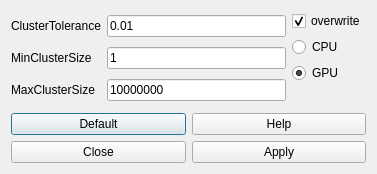
<?xml version="1.0" encoding="UTF-8"?>
<ui version="4.0">
 <class>EuclideanClusterExtractionDialog</class>
 <widget class="QDialog" name="EuclideanClusterExtractionDialog">
  <property name="geometry">
   <rect>
    <x>0</x>
    <y>0</y>
    <width>377</width>
    <height>174</height>
   </rect>
  </property>
  <property name="windowTitle">
   <string>Euclidean Cluster Extraction Dialog</string>
  </property>
  <property name="windowIcon">
   <iconset resource="../res/Registar.qrc">
    <normaloff>:/images/bunny.png</normaloff>:/images/bunny.png</iconset>
  </property>
  <layout class="QVBoxLayout" name="verticalLayout_2">
   <item>
    <layout class="QHBoxLayout" name="horizontalLayout">
     <item>
      <layout class="QGridLayout" name="gridLayout_2">
       <item row="0" column="0">
        <widget class="QLabel" name="clusterToleranceLabel">
         <property name="text">
          <string>ClusterTolerance</string>
         </property>
        </widget>
       </item>
       <item row="0" column="1">
        <widget class="QLineEdit" name="clusterToleranceLineEdit">
         <property name="text">
          <string>0.01</string>
         </property>
        </widget>
       </item>
       <item row="1" column="0">
        <widget class="QLabel" name="minClusterSizeLabel">
         <property name="text">
          <string>MinClusterSize</string>
         </property>
        </widget>
       </item>
       <item row="1" column="1">
        <widget class="QLineEdit" name="minClusterSizeLineEdit">
         <property name="text">
          <string>1</string>
         </property>
        </widget>
       </item>
       <item row="2" column="0">
        <widget class="QLabel" name="maxClusterSizeLabel">
         <property name="text">
          <string>MaxClusterSize</string>
         </property>
        </widget>
       </item>
       <item row="2" column="1">
        <widget class="QLineEdit" name="maxClusterSizeLineEdit">
         <property name="text">
          <string>10000000</string>
         </property>
        </widget>
       </item>
      </layout>
     </item>
     <item>
      <layout class="QVBoxLayout" name="verticalLayout">
       <item>
        <widget class="QCheckBox" name="overwriteCheckBox">
         <property name="text">
          <string>overwrite</string>
         </property>
         <property name="checked">
          <bool>true</bool>
         </property>
        </widget>
       </item>
       <item>
        <widget class="QRadioButton" name="cpuRadioButton">
         <property name="text">
          <string>CPU</string>
         </property>
         <property name="checked">
          <bool>false</bool>
         </property>
        </widget>
       </item>
       <item>
        <widget class="QRadioButton" name="gpuRadioButton">
         <property name="text">
          <string>GPU</string>
         </property>
         <property name="checked">
          <bool>true</bool>
         </property>
        </widget>
       </item>
       <item>
        <spacer name="verticalSpacer">
         <property name="orientation">
          <enum>Qt::Vertical</enum>
         </property>
         <property name="sizeHint" stdset="0">
          <size>
           <width>20</width>
           <height>40</height>
          </size>
         </property>
        </spacer>
       </item>
      </layout>
     </item>
    </layout>
   </item>
   <item>
    <layout class="QGridLayout" name="gridLayout">
     <item row="0" column="0">
      <widget class="QPushButton" name="defaultButton">
       <property name="text">
        <string>Default</string>
       </property>
      </widget>
     </item>
     <item row="0" column="1">
      <widget class="QPushButton" name="helpButton">
       <property name="text">
        <string>Help</string>
       </property>
      </widget>
     </item>
     <item row="1" column="0">
      <widget class="QPushButton" name="closeButton">
       <property name="text">
        <string>Close</string>
       </property>
      </widget>
     </item>
     <item row="1" column="1">
      <widget class="QPushButton" name="applyButton">
       <property name="text">
        <string>Apply</string>
       </property>
      </widget>
     </item>
    </layout>
   </item>
  </layout>
 </widget>
 <resources>
  <include location="../res/Registar.qrc"/>
 </resources>
 <connections>
  <connection>
   <sender>closeButton</sender>
   <signal>clicked()</signal>
   <receiver>EuclideanClusterExtractionDialog</receiver>
   <slot>close()</slot>
   <hints>
    <hint type="sourcelabel">
     <x>74</x>
     <y>123</y>
    </hint>
    <hint type="destinationlabel">
     <x>96</x>
     <y>148</y>
    </hint>
   </hints>
  </connection>
 </connections>
</ui>
